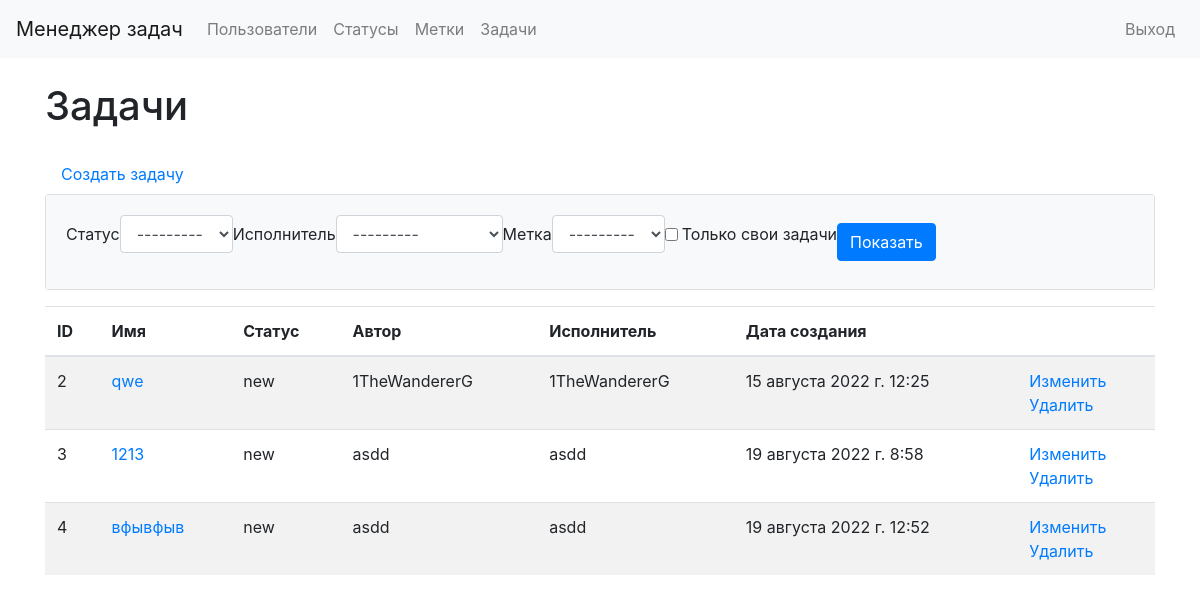
The app's page /tasks/ (signed in) with its own data.
### task_manager/tasks/models.py (models this page shows, shortened)
class Tasks(models.Model):
    timestamp = models.DateTimeField(auto_now_add=True)
    name = models.CharField('Имя', max_length=100, unique=True)
    description = models.TextField(blank=True, verbose_name='Описание')
    creator = models.ForeignKey(
        get_user_model(),
        verbose_name='Автор',
        on_delete=models.PROTECT,
        related_name='creator'
    )
    executor = models.ForeignKey(
        get_user_model(),
        verbose_name='Исполнитель',
        blank=True,
        null=True,
        on_delete=models.PROTECT,
        related_name='executor'
    )
    status = models.ForeignKey(
        Statuses,
        verbose_name='Статус',
        on_delete=models.PROTECT
    )
    labels = models.ManyToManyField(
        Labels,
        through='TaskLabels',
        verbose_name='Метки',
        blank=True
    )

### task_manager/statuses/models.py (models this page shows)
class Statuses(models.Model):
    timestamp = models.DateTimeField(auto_now_add=True)
    name = models.CharField('Имя', max_length=100, unique=True)
    def __str__(self):
        return self.name

### task_manager/tasks/views.py (the view)
# urls.py: path('', views.TasksPage.as_view(), name='tasks'),
class TasksPage(LoginRequiredMixin, FilterView):
    model = Tasks
    template_name = 'tasks.html'
    filterset_class = TaskFilter

### task_manager/labels/models.py (called while the page is built)
    def __str__(self):
        return self.name

### task_manager/templates/tasks.html (shortened to what this page needs)
{% extends "base.html" %}
{% load bootstrap4 %}+
{% load i18n %}
{% load static %}
{% block content %}
<h1 class="my-4">
    Задачи
</h1>
<a class="nav-link" href="/tasks/create/">Создать задачу</a>
<div class="card mb-3">
    <div class="card-body bg-light">
        <form class="form-inline center" method="get">
            {% bootstrap_field filter.form.status field_class='ml-2 mr-3' %}
            {% bootstrap_field filter.form.executor field_class='mr-3 ml-2' %}
            {% bootstrap_field filter.form.label field_class='mr-3 ml-2' %}
            {% bootstrap_field filter.form.self_tasks field_class='mr-3' %}
            {% buttons %}
            <input class="btn btn-primary" type="submit" value="Показать">
            {% endbuttons %}
        </form>
    </div>
</div>
<table class="table table-striped">
    <thead>
    <tr>
        <th>ID</th>
        <th>Имя</th>
        <th>Статус</th>
        <th>Автор</th>
        <th>Исполнитель</th>
        <th>Дата создания</th>
        <th></th>
    </tr>
    </thead>
    <tbody>
    {% for task in filter.qs %}
    <tr>
        <td>{{task.id}}</td>
        <td><a href="/tasks/{{task.id}}">{{task.name}}</a></td>
        <td>{{task.status}}</td>
        <td>{{task.creator}}</td>
        <td>{{task.executor}}</td>
        <td>{{task.timestamp}}</td>
        <td>
            <a href="/tasks/{{task.id}}/update/">Изменить</a>
            <br>
            <a href="/tasks/{{task.id}}/delete/">Удалить</a>
        </td>
    </tr>
    {% endfor %}
    {% endblock %}

### records on screen
Tasks: id "2", name "qwe", status "new", creator "1TheWandererG", executor "1TheWandererG", timestamp "15 августа 2022 г. 12:25"
Tasks: id "3", name "1213", status "new", creator "asdd", executor "asdd", timestamp "19 августа 2022 г. 8:58"
Tasks: id "4", name "вфывфыв", status "new", creator "asdd", executor "asdd", timestamp "19 августа 2022 г. 12:52"
